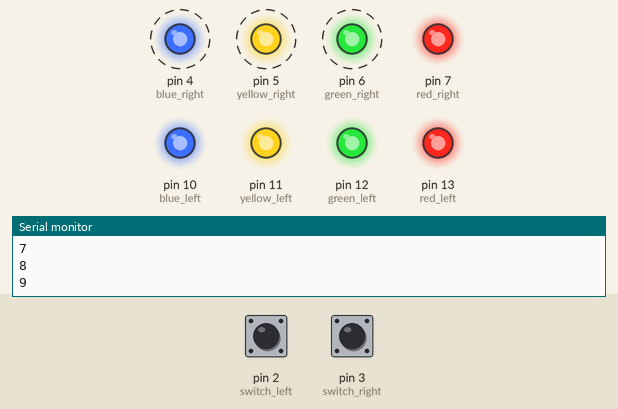
Recording of a sketch running on a simulated Arduino Uno, built with avr-gcc and run on an emulated ATmega328P. On the bench: output pins drawn as LEDs (lit = HIGH), the last lines printed to the serial monitor. Dashed ring = blinking. Inputs (shaded band) come from the test bench; at power-on: pin 3 (switch_right) HIGH, pin 2 (switch_left) HIGH.

Above: at 1.27 s.
1.3 s: pin 3 (switch_right) pulled LOW for 0.15 s
At 1.51 s:
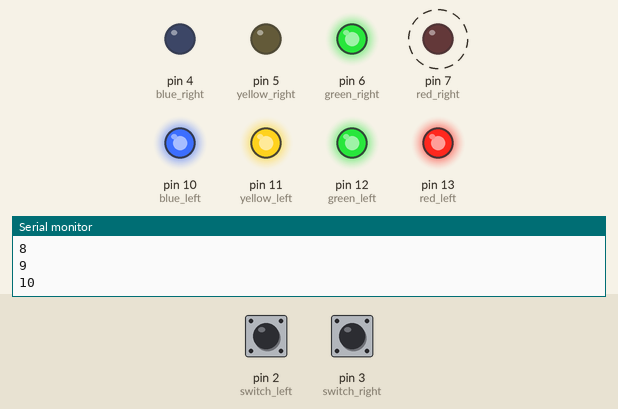
4.3 s: pin 3 (switch_right) pulled LOW for 1 s
At 5.34 s:
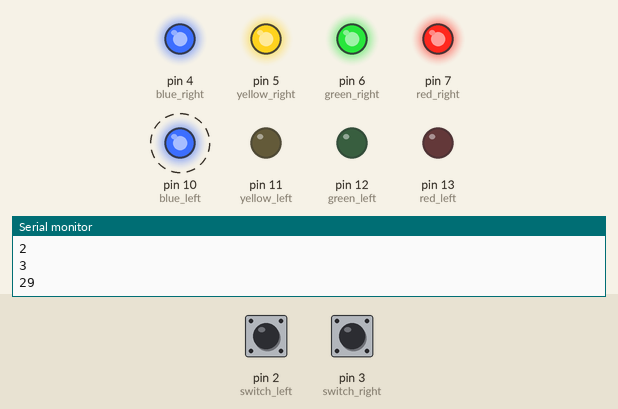
7.3 s: pin 3 (switch_right) pulled LOW for 3.2 s
At 10.54 s:
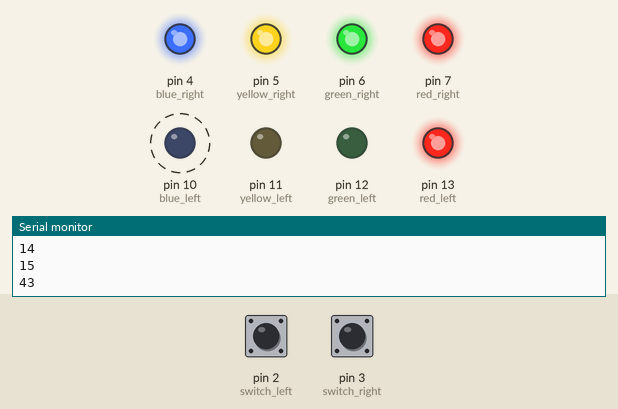
13.0 s: pin 3 (switch_right) pulled LOW for 0.15 s
At 13.37 s:
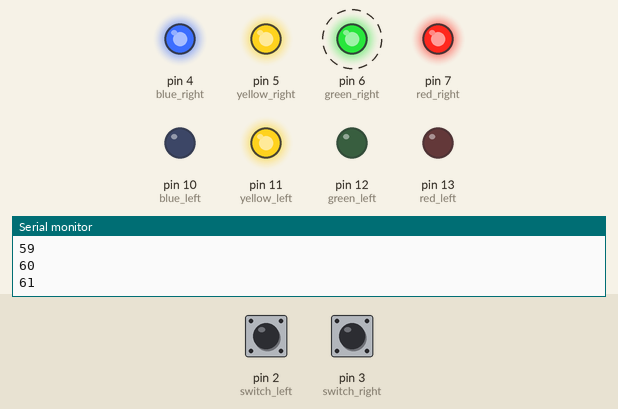
16.0 s: pin 3 (switch_right) pulled LOW for 0.15 s
At 16.37 s:
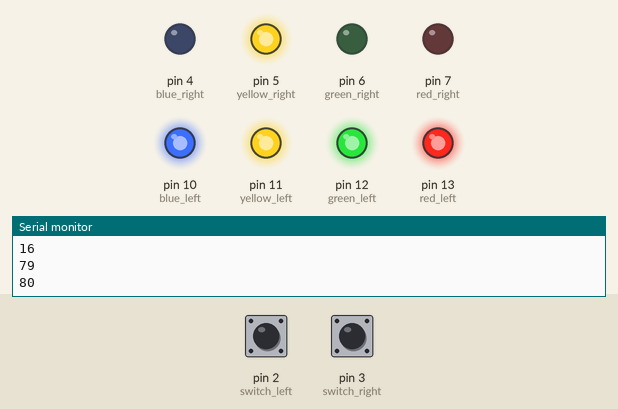
19.0 s: pin 3 (switch_right) pulled LOW for 1 s
At 20.06 s:
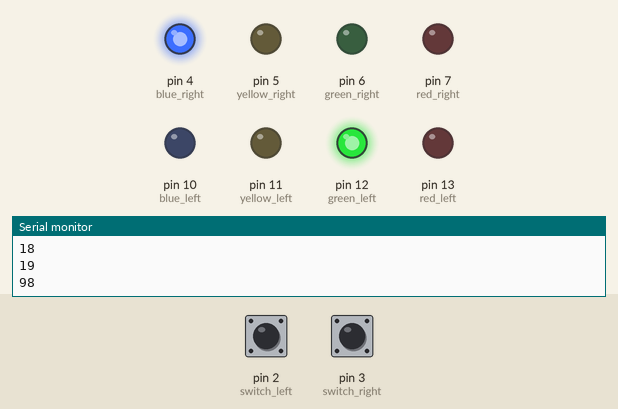
Timing chart, 0 to 23.0 s (numbered marks = the images above; inputs shaded):
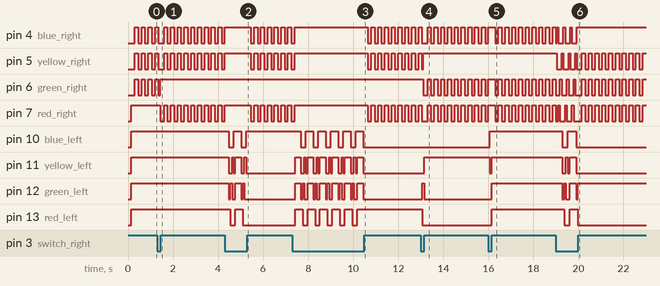

Measured:
- after the input at 1.3 s, pin 7 (red_right): alternates HIGH for 0.15 s and LOW for 0.15 s, starting after 0.12 s
- after the input at 4.3 s, pin 10 (blue_left): alternates HIGH for 0.34 s and LOW for 0.22 s, 4 changes in all, then stays HIGH, starting after 0.17 s; pin 11 (yellow_left): goes LOW 0.14 s, HIGH 0.07 s, LOW 0.07 s, HIGH 0.26 s, LOW 0.14 s, HIGH 0.07 s, then LOW, starting after 0.17 s
- after the input at 7.3 s, pin 10 (blue_left): alternates HIGH for 0.34 s and LOW for 0.22 s, 11 changes in all, then stays LOW, starting after 0.38 s; pin 11 (yellow_left): LOW → HIGH after 0.12 s, then repeats every 0.55 s: LOW 0.14 s, HIGH 0.07 s, LOW 0.07 s, HIGH 0.26 s, until it stays LOW from 10.4 s
- after the input at 13.0 s, pin 6 (green_right): alternates HIGH for 0.15 s and LOW for 0.15 s, starting after 0.10 s; pin 11 (yellow_left): LOW → HIGH after 0.15 s; pin 12 (green_left): LOW → HIGH after 0.07 s, → LOW 0.08 s later; pin 13 (red_left): HIGH → LOW after 0.07 s
- after the input at 16.0 s, pin 10 (blue_left): LOW → HIGH after 0.07 s; pin 11 (yellow_left): HIGH → LOW after 0.07 s, → HIGH 0.07 s later; pin 12 (green_left), pin 13 (red_left): LOW → HIGH after 0.14 s
- after the input at 19.0 s, pin 5 (yellow_right): goes 3 × (LOW 0.22 s, HIGH 0.08 s), LOW 0.22 s, 9 × (HIGH 0.15 s, LOW 0.15 s), then HIGH, starting at once; pin 10 (blue_left): HIGH → LOW after 0.29 s, → HIGH 0.24 s later, → LOW 0.37 s later
- by itself, pin 4 (blue_right), pin 5 (yellow_right): repeats every 0.30 s: LOW 0.15 s, HIGH 0.15 s

The sketch:

LED_merge_1.ino
```cpp
const int red_left = 13;
const int green_left = 12;
const int yellow_left = 11;
const int blue_left = 10;

const int red_right = 7;
const int green_right = 6;
const int yellow_right = 5;
const int blue_right = 4;

const int switch_left = 2;
const int switch_right = 3;

int blink_time_left = 0;
int blink_time_right = 0;
int switch_state_left = LOW;
int switch_state_right = LOW;

int interval_left = 6000;

void setup(){
  pinMode(red_left, OUTPUT);
  pinMode(green_left, OUTPUT);
  pinMode(yellow_left, OUTPUT);
  pinMode(blue_left, OUTPUT);
  pinMode(switch_left, INPUT_PULLUP);

  pinMode(red_right, OUTPUT);
  pinMode(green_right, OUTPUT);
  pinMode(yellow_right, OUTPUT);
  pinMode(blue_right, OUTPUT);
  pinMode(switch_right, INPUT_PULLUP);

  Serial.begin(9600);
}

void loop(){
  /* Initially the all LEDs will light up.
   If I press a button, LEDs will blink.
   Press again, LEDs will not blink but just light up.
   */

  if(interval_left <= 0){
    interval_left = 0;
  }else{--interval_left;}

  // Check if the left button is pressed.
  if(digitalRead(switch_left) == HIGH) {
    if(interval_left == 0) {
      ++switch_state_left; // Increment by 1.
      Serial.println(switch_state_left);
      //delay(150);
      interval_left = 6000;
    }
    // Check if the left button is pressed.
  }

  // Check if the right button is pressed.
  if(digitalRead(switch_right) == HIGH) {
    ++switch_state_right; // Increment by 1.
    Serial.println(switch_state_right);
    delay(150);
  }

  if(switch_state_left % 2 == 0) {
    digitalWrite(red_left, HIGH);
    digitalWrite(green_left, HIGH);
    digitalWrite(yellow_left, HIGH);
    digitalWrite(blue_left, HIGH);
  }
  else{
    // Reset blink_time when it's over the cycle
    if(blink_time_left >= 6000) {blink_time_left = 0;}

    blinker_left(red_left, green_left, yellow_left,
    blue_left, blink_time_left);
    blink_time_left++;
  }

 if(switch_state_right % 2 == 0) {
    digitalWrite(red_right, HIGH);
    digitalWrite(green_right, HIGH);
    digitalWrite(yellow_right, HIGH);
    digitalWrite(blue_right, HIGH);
  } else{
    // Reset blink_time when it's over the cycle
    if(blink_time_right >= 6000) {blink_time_right = 0;}

    blinker_right(red_right, green_right, yellow_right,
    blue_right, blink_time_right);
    blink_time_right++;
  }

}

// Function to blink LEDs
// "time" tells which LED to blink
void blinker_left(const int red, const int green, const int yellow,
const int blue, int time) {

  if(time < 1500) {
  digitalWrite(red, HIGH);
  digitalWrite(green, LOW);
  digitalWrite(yellow, LOW);
  digitalWrite(blue, LOW);
  }

  else if(time >= 1500 && time < 3000) {
  digitalWrite(red, LOW);
  digitalWrite(green, HIGH);
  digitalWrite(yellow, LOW);
  digitalWrite(blue, LOW);
  }

  else if(time >= 3000 && time < 4500) {
  digitalWrite(red, LOW);
  digitalWrite(green, LOW);
  digitalWrite(yellow, HIGH);
  digitalWrite(blue, LOW);
  }

  else if(time >= 4500 && time < 6000) {
  digitalWrite(red, LOW);
  digitalWrite(green, LOW);
  digitalWrite(yellow, LOW);
  digitalWrite(blue, HIGH);
  }
}

void blinker_right(const int red, const int green, const int yellow,
const int blue, int time) {

  if(time < 1500) {
  digitalWrite(red, HIGH);
  digitalWrite(green, LOW);
  digitalWrite(yellow, LOW);
  digitalWrite(blue, LOW);
  }

  else if(time >= 1500 && time < 3000) {
  digitalWrite(red, LOW);
  digitalWrite(green, HIGH);
  digitalWrite(yellow, LOW);
  digitalWrite(blue, LOW);
  }

  else if(time >= 3000 && time < 4500) {
  digitalWrite(red, LOW);
  digitalWrite(green, LOW);
  digitalWrite(yellow, HIGH);
  digitalWrite(blue, LOW);
  }

  else if(time >= 4500 && time < 6000) {
  digitalWrite(red, LOW);
  digitalWrite(green, LOW);
  digitalWrite(yellow, LOW);
  digitalWrite(blue, HIGH);
  }
}
```
